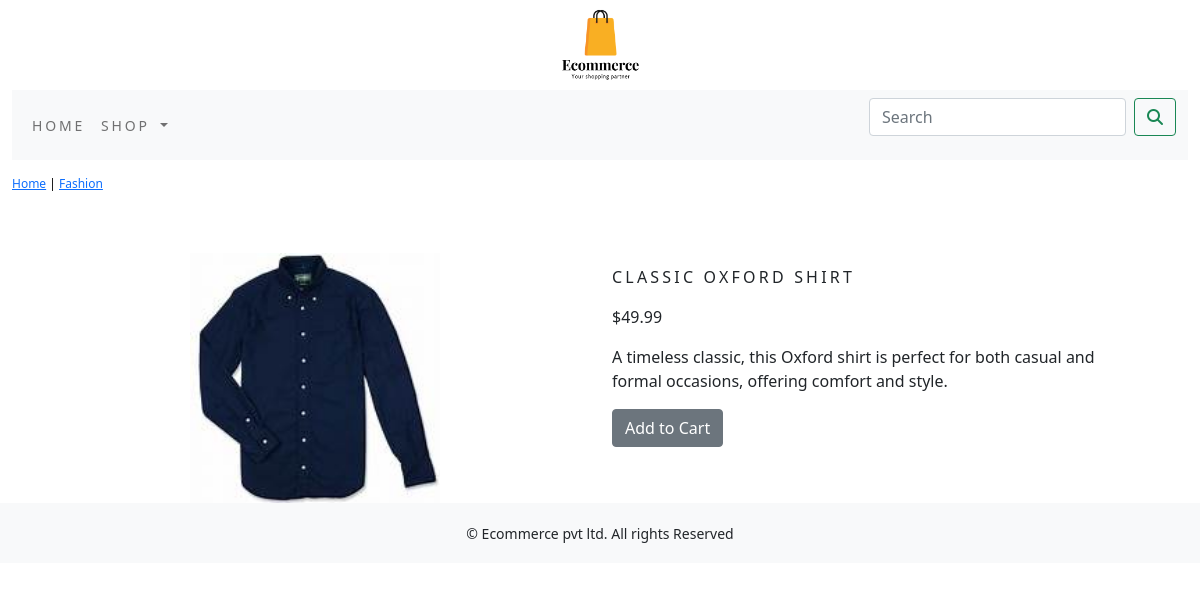
The app's page /shop/fashion/classic-oxford-shirt/ with its own data.
### shop/models.py (models this page shows, shortened)
class Product(models.Model):
    name=models.CharField(max_length=250, unique=True)
    slug=models.SlugField(max_length=250, unique=True)
    description=models.TextField(blank=True)
    price=models.DecimalField(max_digits=10, decimal_places=2)
    category=models.ForeignKey(Category, on_delete=models.CASCADE)
    image=models.ImageField(upload_to='product', blank=True)
    stock=models.IntegerField()
    available=models.BooleanField(default=True)
    created=models.DateTimeField(auto_now_add=True)
    updated=models.DateTimeField(auto_now=True)
    class Meta:
        ordering=('name',)
        verbose_name='product'
        verbose_name_plural='products'

class Category(models.Model):
    name = models.CharField(max_length=250, unique=True)
    slug = models.SlugField(max_length=250, unique=True)
    description = models.TextField(blank=True)
    image = models.ImageField(upload_to='category', blank=True)
    class Meta:
        ordering=('name',)
        verbose_name='category'
        verbose_name_plural='categories'
    def get_url(self):
        return reverse('shop:product_by_category', args=[self.slug])
    def __str__(self):
        return '{}'.format(self.name)

### shop/views.py (the view)
# urls.py: path('<slug:c_slug>/<slug:product_slug>/', views.proDetail, name='product_category_detail')
def proDetail(request, c_slug, product_slug):
    try:
        product=Product.objects.get(category__slug=c_slug, slug=product_slug)
    except Exception as e:
        raise e
    return render(request, 'product.html', {'product': product})

### cart/context_processors.py (called while the page is built)
def counter(request):
    item_count = 0
    if 'admin' in request.path:
        return {}
    else:
        try:
            cart = Cart.objects.filter(cart_id=_cart_id(request))
            cart_items = CartItem.objects.filter(cart=cart[:1])
            for cart_item in cart_items:
                item_count += cart_item.quantity
        except Cart.DoesNotExist:
            item_count=0
    return dict(item_count=item_count)

### cart/views.py (called while the page is built)
def _cart_id(request):
    cart=request.session.session_key
    if not cart:
        cart=request.session.create()
    return cart

### shop/context_processors.py (called while the page is built)
def menu_links(request):
    links = Category.objects.all()
    return dict(links=links)

### templates/product.html (shortened to what this page needs)
{% extends 'base.html' %}
{% load static %}
{% block content %}
<div class="row my_prod_row_class">
  <div class="mx-auto">
    <p>
      <a href="{% url 'shop:allProdCat' %}">Home</a>
      |
      <a href="{{ product.category.get_url }}"> {{ product.category }}</a>
    </p>
  </div>
</div>
<br>
<div class="container">
  <div class="row">
    <div class="col-12 col-sm-12 col-md-12 col-lg-6 text-center">
      <div style="min-width:18rem;">
        <img src="{{ product.image.url }}" alt="{{ product.name }}" style="height:250px; width=250px;">
      </div>
    </div>
    <div class="col-12 col-sm-12 col-md-12 col-lg-6">
      <div>
        <h1 class="my_prod_title">{{ product.name }}</h1>
        <p> ${{ product.price }}</p>
        <p class="text-justify my_prod_text"> {{ product.description }}</p>
        {% if product.stock <= 0 %}
          <p class="text-justify my_prod_text"><b>Out of stock</b></p>
        {% else %}
          <a class="btn btn-secondary" href="{% url 'cart:add_cart' product.id %}">Add to Cart</a>
        {% endif %}
      </div>
    </div>
  </div>
</div>
{% endblock %}

### static/css/custom.css (style rules this page uses)
.my_prod_row_class { padding-top:15px; padding-bottom:20px; }
.my_prod_row_class .mx-auto { color:#000; font-size:12px; text-decoration:none; }
.my_prod_title { font-size: 16px; text-transform:uppercase; letter-spacing: .2em; padding-top:15px; padding-bottom:10px; }
.my_prod_text { padding-right:20px; }

### records on screen
Product: category "Fashion", image (picture), name "CLASSIC OXFORD SHIRT", price "49.99", description "A timeless classic, this Oxford shirt is perfect for both casual and formal occasions, offering comfort and style."
